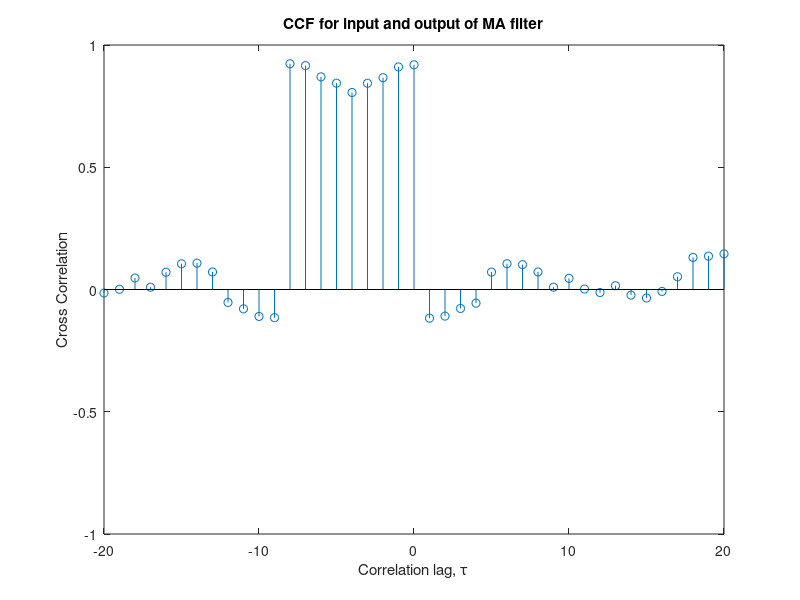

The MATLAB source for this figure:
%% 2.2
% clc; clear all; close all;
x = randn(1000,1);  % WGN
y = filter(ones(9,1), [1], x);
[rxy, lags] = xcorr(x,y,'unbiased');
figure(2); stem(lags, rxy)
title('CCF for input and output of MA filter')
xlabel('Correlation lag, \tau')
ylabel('Cross Correlation')
xlim([-20,20])
